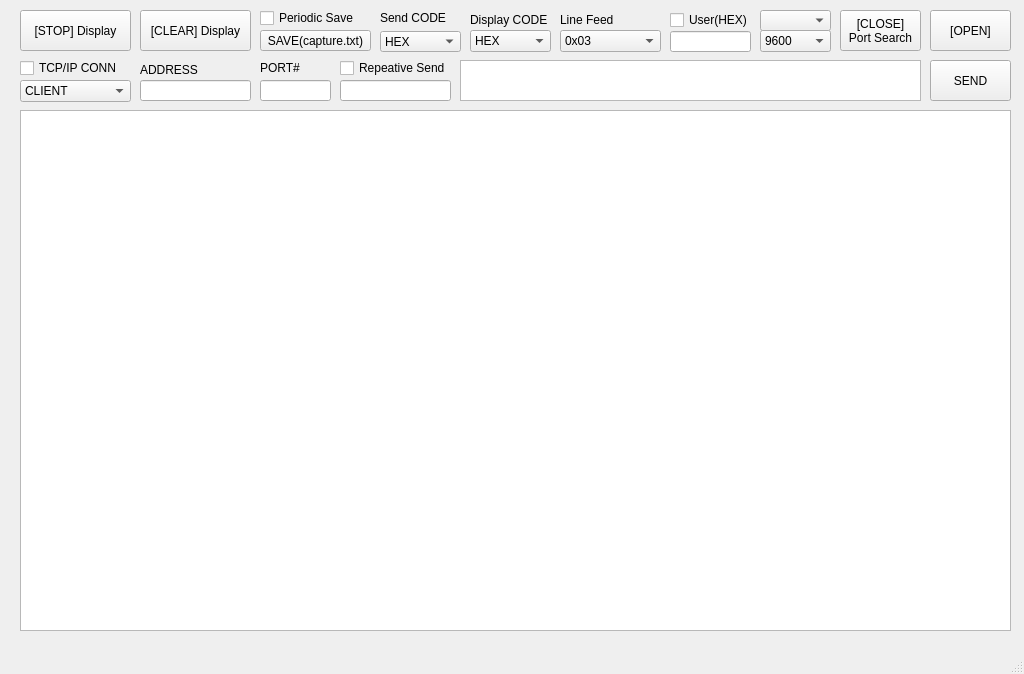
<?xml version="1.0" encoding="UTF-8"?>
<ui version="4.0">
 <class>MainWindow</class>
 <widget class="QMainWindow" name="MainWindow">
  <property name="geometry">
   <rect>
    <x>0</x>
    <y>0</y>
    <width>1024</width>
    <height>674</height>
   </rect>
  </property>
  <property name="windowTitle">
   <string>Serial Monitor (Data-8bit, Stop-1bit, Parity-None)</string>
  </property>
  <property name="inputMethodHints">
   <set>Qt::ImhMultiLine</set>
  </property>
  <widget class="QWidget" name="centralwidget">
   <widget class="QPushButton" name="pushButton1">
    <property name="geometry">
     <rect>
      <x>20</x>
      <y>10</y>
      <width>111</width>
      <height>41</height>
     </rect>
    </property>
    <property name="text">
     <string>[STOP] Display</string>
    </property>
   </widget>
   <widget class="QPlainTextEdit" name="plainTextEdit1">
    <property name="geometry">
     <rect>
      <x>20</x>
      <y>110</y>
      <width>991</width>
      <height>521</height>
     </rect>
    </property>
    <property name="sizePolicy">
     <sizepolicy hsizetype="Ignored" vsizetype="Ignored">
      <horstretch>0</horstretch>
      <verstretch>0</verstretch>
     </sizepolicy>
    </property>
    <property name="font">
     <font>
      <family>굴림체</family>
     </font>
    </property>
    <property name="frameShape">
     <enum>QFrame::StyledPanel</enum>
    </property>
    <property name="readOnly">
     <bool>false</bool>
    </property>
   </widget>
   <widget class="QPushButton" name="pushButton2">
    <property name="geometry">
     <rect>
      <x>840</x>
      <y>10</y>
      <width>81</width>
      <height>41</height>
     </rect>
    </property>
    <property name="text">
     <string>[CLOSE]
Port Search</string>
    </property>
   </widget>
   <widget class="QPushButton" name="pushButton3">
    <property name="geometry">
     <rect>
      <x>140</x>
      <y>10</y>
      <width>111</width>
      <height>41</height>
     </rect>
    </property>
    <property name="text">
     <string>[CLEAR] Display</string>
    </property>
   </widget>
   <widget class="QComboBox" name="combo_com_x">
    <property name="geometry">
     <rect>
      <x>760</x>
      <y>10</y>
      <width>71</width>
      <height>21</height>
     </rect>
    </property>
   </widget>
   <widget class="QComboBox" name="combo_baudrate">
    <property name="geometry">
     <rect>
      <x>760</x>
      <y>30</y>
      <width>71</width>
      <height>22</height>
     </rect>
    </property>
    <item>
     <property name="text">
      <string>9600</string>
     </property>
    </item>
    <item>
     <property name="text">
      <string>14400</string>
     </property>
    </item>
    <item>
     <property name="text">
      <string>19600</string>
     </property>
    </item>
    <item>
     <property name="text">
      <string>38400</string>
     </property>
    </item>
    <item>
     <property name="text">
      <string>57600</string>
     </property>
    </item>
    <item>
     <property name="text">
      <string>115200</string>
     </property>
    </item>
   </widget>
   <widget class="QPlainTextEdit" name="SendTextEdit">
    <property name="geometry">
     <rect>
      <x>460</x>
      <y>60</y>
      <width>461</width>
      <height>41</height>
     </rect>
    </property>
   </widget>
   <widget class="QPushButton" name="btn_Send">
    <property name="geometry">
     <rect>
      <x>930</x>
      <y>60</y>
      <width>81</width>
      <height>41</height>
     </rect>
    </property>
    <property name="text">
     <string>SEND</string>
    </property>
   </widget>
   <widget class="QPushButton" name="btn_OpenCloseComm">
    <property name="geometry">
     <rect>
      <x>930</x>
      <y>10</y>
      <width>81</width>
      <height>41</height>
     </rect>
    </property>
    <property name="text">
     <string>[OPEN]</string>
    </property>
   </widget>
   <widget class="QComboBox" name="combo_display_type">
    <property name="geometry">
     <rect>
      <x>470</x>
      <y>30</y>
      <width>81</width>
      <height>22</height>
     </rect>
    </property>
    <item>
     <property name="text">
      <string>HEX</string>
     </property>
    </item>
    <item>
     <property name="text">
      <string>DEC</string>
     </property>
    </item>
    <item>
     <property name="text">
      <string>ASCII</string>
     </property>
    </item>
   </widget>
   <widget class="QLabel" name="label">
    <property name="geometry">
     <rect>
      <x>470</x>
      <y>10</y>
      <width>91</width>
      <height>20</height>
     </rect>
    </property>
    <property name="text">
     <string>Display CODE</string>
    </property>
   </widget>
   <widget class="QPushButton" name="btn_FileSave">
    <property name="geometry">
     <rect>
      <x>260</x>
      <y>30</y>
      <width>111</width>
      <height>21</height>
     </rect>
    </property>
    <property name="text">
     <string>SAVE(capture.txt)</string>
    </property>
   </widget>
   <widget class="QLabel" name="label_2">
    <property name="geometry">
     <rect>
      <x>380</x>
      <y>10</y>
      <width>81</width>
      <height>16</height>
     </rect>
    </property>
    <property name="text">
     <string>Send CODE</string>
    </property>
   </widget>
   <widget class="QComboBox" name="combo_send_type">
    <property name="geometry">
     <rect>
      <x>380</x>
      <y>31</y>
      <width>81</width>
      <height>21</height>
     </rect>
    </property>
    <item>
     <property name="text">
      <string>HEX</string>
     </property>
    </item>
    <item>
     <property name="text">
      <string>DEC</string>
     </property>
    </item>
    <item>
     <property name="text">
      <string>ASCII</string>
     </property>
    </item>
   </widget>
   <widget class="QComboBox" name="combo_endl">
    <property name="geometry">
     <rect>
      <x>560</x>
      <y>30</y>
      <width>101</width>
      <height>22</height>
     </rect>
    </property>
    <item>
     <property name="text">
      <string>0x03</string>
     </property>
    </item>
    <item>
     <property name="text">
      <string>0x0D</string>
     </property>
    </item>
    <item>
     <property name="text">
      <string>0x0A</string>
     </property>
    </item>
    <item>
     <property name="text">
      <string>CRLF</string>
     </property>
    </item>
    <item>
     <property name="text">
      <string>0x03 endl 0x02</string>
     </property>
    </item>
   </widget>
   <widget class="QLabel" name="label_3">
    <property name="geometry">
     <rect>
      <x>560</x>
      <y>10</y>
      <width>71</width>
      <height>20</height>
     </rect>
    </property>
    <property name="text">
     <string>Line Feed</string>
    </property>
   </widget>
   <widget class="QCheckBox" name="chk_UserLF">
    <property name="geometry">
     <rect>
      <x>670</x>
      <y>10</y>
      <width>81</width>
      <height>20</height>
     </rect>
    </property>
    <property name="text">
     <string>User(HEX)</string>
    </property>
   </widget>
   <widget class="QLineEdit" name="lineEdit_UserLF">
    <property name="geometry">
     <rect>
      <x>670</x>
      <y>31</y>
      <width>81</width>
      <height>21</height>
     </rect>
    </property>
   </widget>
   <widget class="QLineEdit" name="TCP_ServerName">
    <property name="geometry">
     <rect>
      <x>140</x>
      <y>80</y>
      <width>111</width>
      <height>21</height>
     </rect>
    </property>
   </widget>
   <widget class="QComboBox" name="combo_ServerClientSelect">
    <property name="geometry">
     <rect>
      <x>20</x>
      <y>80</y>
      <width>111</width>
      <height>22</height>
     </rect>
    </property>
    <item>
     <property name="text">
      <string>CLIENT</string>
     </property>
    </item>
    <item>
     <property name="text">
      <string>SERVER</string>
     </property>
    </item>
   </widget>
   <widget class="QCheckBox" name="cb_TCP_Send">
    <property name="geometry">
     <rect>
      <x>20</x>
      <y>60</y>
      <width>111</width>
      <height>16</height>
     </rect>
    </property>
    <property name="text">
     <string>TCP/IP CONN</string>
    </property>
   </widget>
   <widget class="QLineEdit" name="TCP_PortNumber">
    <property name="geometry">
     <rect>
      <x>260</x>
      <y>80</y>
      <width>71</width>
      <height>21</height>
     </rect>
    </property>
   </widget>
   <widget class="QLabel" name="label_4">
    <property name="geometry">
     <rect>
      <x>260</x>
      <y>60</y>
      <width>111</width>
      <height>16</height>
     </rect>
    </property>
    <property name="text">
     <string>PORT#</string>
    </property>
   </widget>
   <widget class="QLabel" name="label_5">
    <property name="geometry">
     <rect>
      <x>140</x>
      <y>60</y>
      <width>111</width>
      <height>20</height>
     </rect>
    </property>
    <property name="text">
     <string>ADDRESS</string>
    </property>
   </widget>
   <widget class="QCheckBox" name="cb_SaveLogPeriodic">
    <property name="geometry">
     <rect>
      <x>260</x>
      <y>10</y>
      <width>111</width>
      <height>16</height>
     </rect>
    </property>
    <property name="text">
     <string>Periodic Save</string>
    </property>
   </widget>
   <widget class="QCheckBox" name="cbRepeativeSend">
    <property name="geometry">
     <rect>
      <x>340</x>
      <y>60</y>
      <width>111</width>
      <height>16</height>
     </rect>
    </property>
    <property name="text">
     <string>Repeative Send</string>
    </property>
   </widget>
   <widget class="QLineEdit" name="SendIntervalNumber">
    <property name="geometry">
     <rect>
      <x>340</x>
      <y>80</y>
      <width>111</width>
      <height>21</height>
     </rect>
    </property>
   </widget>
  </widget>
  <widget class="QMenuBar" name="menubar">
   <property name="geometry">
    <rect>
     <x>0</x>
     <y>0</y>
     <width>1024</width>
     <height>21</height>
    </rect>
   </property>
  </widget>
  <widget class="QStatusBar" name="statusbar"/>
 </widget>
 <resources/>
 <connections/>
</ui>
